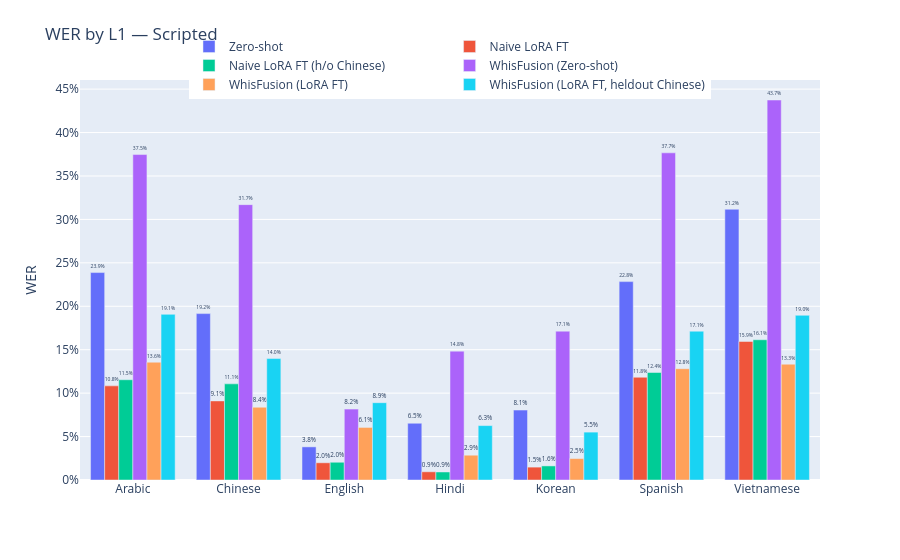
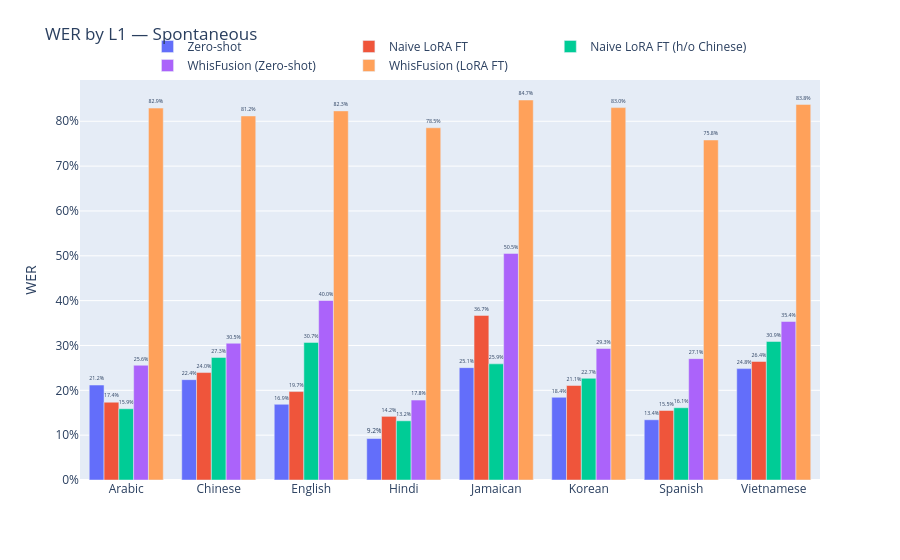

Source (notebook cell) for these figures, in order:
### Markdown cell above
---

 # Part 2 — Per-L1 WER

### Code cell
for split in SPLITS:
    l1_rows = []
    for key, label in MODEL_KEYS.items():
        if not available(key, split):
            continue
        grp = grouped_wer(results[key][split], "l1")
        grp["Model"] = label
        l1_rows.append(grp)
    if not l1_rows:
        continue

    l1_df = pd.concat(l1_rows, ignore_index=True)

    # Delta vs zero-shot baseline (negative = improvement)
    base_label = MODEL_KEYS["no_aux"]
    base_wer   = (
        l1_df[l1_df["Model"] == base_label][["l1", "wer"]]
        .rename(columns={"wer": "wer_base"})
    )
    l1_df = l1_df.merge(base_wer, on="l1", how="left")
    l1_df["wer_delta_pct"] = (
        (l1_df["wer"] - l1_df["wer_base"]) / l1_df["wer_base"] * 100
    )

    l1s = sorted(l1_df["l1"].unique())

    # Explicit model order (left -> right inside each L1 group)
    model_order = [
        "baseline",
        "no_aux",
        "no_aux_heldout_chinese",
        "whisfusion",
        "whisfusion_ft",
        "whisfusion_ft_hoc",
    ]

    # Keep only models present in MODEL_KEYS/results for this split
    ordered_items = [
        (k, MODEL_KEYS[k])
        for k in model_order
        if k in MODEL_KEYS and available(k, split)
    ]

    fig = go.Figure()
    for key, label in ordered_items:
        sub = l1_df[l1_df["Model"] == label].set_index("l1")
        fig.add_trace(go.Bar(
            name=label,
            x=l1s,
            y=[sub.loc[l, "wer"] if l in sub.index else None for l in l1s],
            text=[f"{sub.loc[l, 'wer']:.1%}" if l in sub.index else "" for l in l1s],
            textposition="outside",
        ))

    fig.update_layout(
        title=f"WER by L1 — {split.capitalize()}",
        barmode="group",
        yaxis=dict(title="WER", tickformat=".0%"),
        legend=dict(orientation="h", y=1.12, xanchor="center", x=0.5),
        margin=dict(t=80),
    )
    fig.show()

    out = Path(RESULTS_DIR) / f"comparison_{split}_by_l1.csv"
    l1_df.to_csv(out, index=False)
    print(f"Saved {out}")
    display(
        l1_df.sort_values(["l1", "Model"])
             .style.format({
                 "wer":           "{:.4f}",
                 "wer_base":      "{:.4f}",
                 "wer_delta_pct": "{:+.1f}%",
                 "per":           lambda v: f"{v:.4f}" if pd.notna(v) else "—",
             })
             .set_caption(f"{split.capitalize()} — Per-L1 WER")
    )

### Figure 1 — Plotly figure (JSON) as saved in the notebook; plotly's stock layout.template omitted (floating-point values rounded to 4 significant figures)
{"data": [{"name": "Zero-shot", "text": ["23.9%", "19.2%", "3.8%", "6.5%", "8.1%", "22.8%", "31.2%"], "textposition": "outside", "type": "bar", "x": ["Arabic", "Chinese", "English", "Hindi", "Korean", "Spanish", "Vietnamese"], "y": [0.2388, 0.1916, 0.03815, 0.06533, 0.08051, 0.2284, 0.3117]}, {"name": "Naive LoRA FT", "text": ["10.8%", "9.1%", "2.0%", "0.9%", "1.5%", "11.8%", "15.9%"], "textposition": "outside", "type": "bar", "x": ["Arabic", "Chinese", "English", "Hindi", "Korean", "Spanish", "Vietnamese"], "y": [0.1084, 0.09105, 0.01983, 0.009446, 0.01483, 0.1183, 0.1595]}, {"name": "Naive LoRA FT (h/o Chinese)", "text": ["11.5%", "11.1%", "2.0%", "0.9%", "1.6%", "12.4%", "16.1%"], "textposition": "outside", "type": "bar", "x": ["Arabic", "Chinese", "English", "Hindi", "Korean", "Spanish", "Vietnamese"], "y": [0.1154, 0.1107, 0.02043, 0.009247, 0.01622, 0.1238, 0.1615]}, {"name": "WhisFusion (Zero-shot)", "text": ["37.5%", "31.7%", "8.2%", "14.8%", "17.1%", "37.7%", "43.7%"], "textposition": "outside", "type": "bar", "x": ["Arabic", "Chinese", "English", "Hindi", "Korean", "Spanish", "Vietnamese"], "y": [0.3747, 0.317, 0.08162, 0.1484, 0.1714, 0.3766, 0.4375]}, {"name": "WhisFusion (LoRA FT)", "text": ["13.6%", "8.4%", "6.1%", "2.9%", "2.5%", "12.8%", "13.3%"], "textposition": "outside", "type": "bar", "x": ["Arabic", "Chinese", "English", "Hindi", "Korean", "Spanish", "Vietnamese"], "y": [0.1356, 0.08377, 0.06051, 0.02854, 0.02468, 0.1281, 0.1333]}, {"name": "WhisFusion (LoRA FT, heldout Chinese)", "text": ["19.1%", "14.0%", "8.9%", "6.3%", "5.5%", "17.1%", "19.0%"], "textposition": "outside", "type": "bar", "x": ["Arabic", "Chinese", "English", "Hindi", "Korean", "Spanish", "Vietnamese"], "y": [0.1907, 0.1398, 0.08902, 0.06264, 0.05513, 0.1713, 0.1896]}], "layout": {"barmode": "group", "legend": {"orientation": "h", "x": 0.5, "xanchor": "center", "y": 1.12}, "margin": {"t": 80}, "title": {"text": "WER by L1 — Scripted"}, "yaxis": {"tickformat": ".0%", "title": {"text": "WER"}}}}

### Figure 2 — Plotly figure (JSON) as saved in the notebook; plotly's stock layout.template omitted (floating-point values rounded to 4 significant figures)
{"data": [{"name": "Zero-shot", "text": ["21.2%", "22.4%", "16.9%", "9.2%", "25.1%", "18.4%", "13.4%", "24.8%"], "textposition": "outside", "type": "bar", "x": ["Arabic", "Chinese", "English", "Hindi", "Jamaican", "Korean", "Spanish", "Vietnamese"], "y": [0.2118, 0.2238, 0.1688, 0.09241, 0.2506, 0.1844, 0.1343, 0.2484]}, {"name": "Naive LoRA FT", "text": ["17.4%", "24.0%", "19.7%", "14.2%", "36.7%", "21.1%", "15.5%", "26.4%"], "textposition": "outside", "type": "bar", "x": ["Arabic", "Chinese", "English", "Hindi", "Jamaican", "Korean", "Spanish", "Vietnamese"], "y": [0.1735, 0.2396, 0.1972, 0.1419, 0.367, 0.2108, 0.155, 0.2643]}, {"name": "Naive LoRA FT (h/o Chinese)", "text": ["15.9%", "27.3%", "30.7%", "13.2%", "25.9%", "22.7%", "16.1%", "30.9%"], "textposition": "outside", "type": "bar", "x": ["Arabic", "Chinese", "English", "Hindi", "Jamaican", "Korean", "Spanish", "Vietnamese"], "y": [0.1588, 0.2733, 0.3068, 0.132, 0.259, 0.2268, 0.1612, 0.3089]}, {"name": "WhisFusion (Zero-shot)", "text": ["25.6%", "30.5%", "40.0%", "17.8%", "50.5%", "29.3%", "27.1%", "35.4%"], "textposition": "outside", "type": "bar", "x": ["Arabic", "Chinese", "English", "Hindi", "Jamaican", "Korean", "Spanish", "Vietnamese"], "y": [0.2559, 0.305, 0.4003, 0.1782, 0.5053, 0.2932, 0.2707, 0.3535]}, {"name": "WhisFusion (LoRA FT)", "text": ["82.9%", "81.2%", "82.3%", "78.5%", "84.7%", "83.0%", "75.8%", "83.8%"], "textposition": "outside", "type": "bar", "x": ["Arabic", "Chinese", "English", "Hindi", "Jamaican", "Korean", "Spanish", "Vietnamese"], "y": [0.8294, 0.8119, 0.8232, 0.7855, 0.8474, 0.8305, 0.7583, 0.8376]}], "layout": {"barmode": "group", "legend": {"orientation": "h", "x": 0.5, "xanchor": "center", "y": 1.12}, "margin": {"t": 80}, "title": {"text": "WER by L1 — Spontaneous"}, "yaxis": {"tickformat": ".0%", "title": {"text": "WER"}}}}
